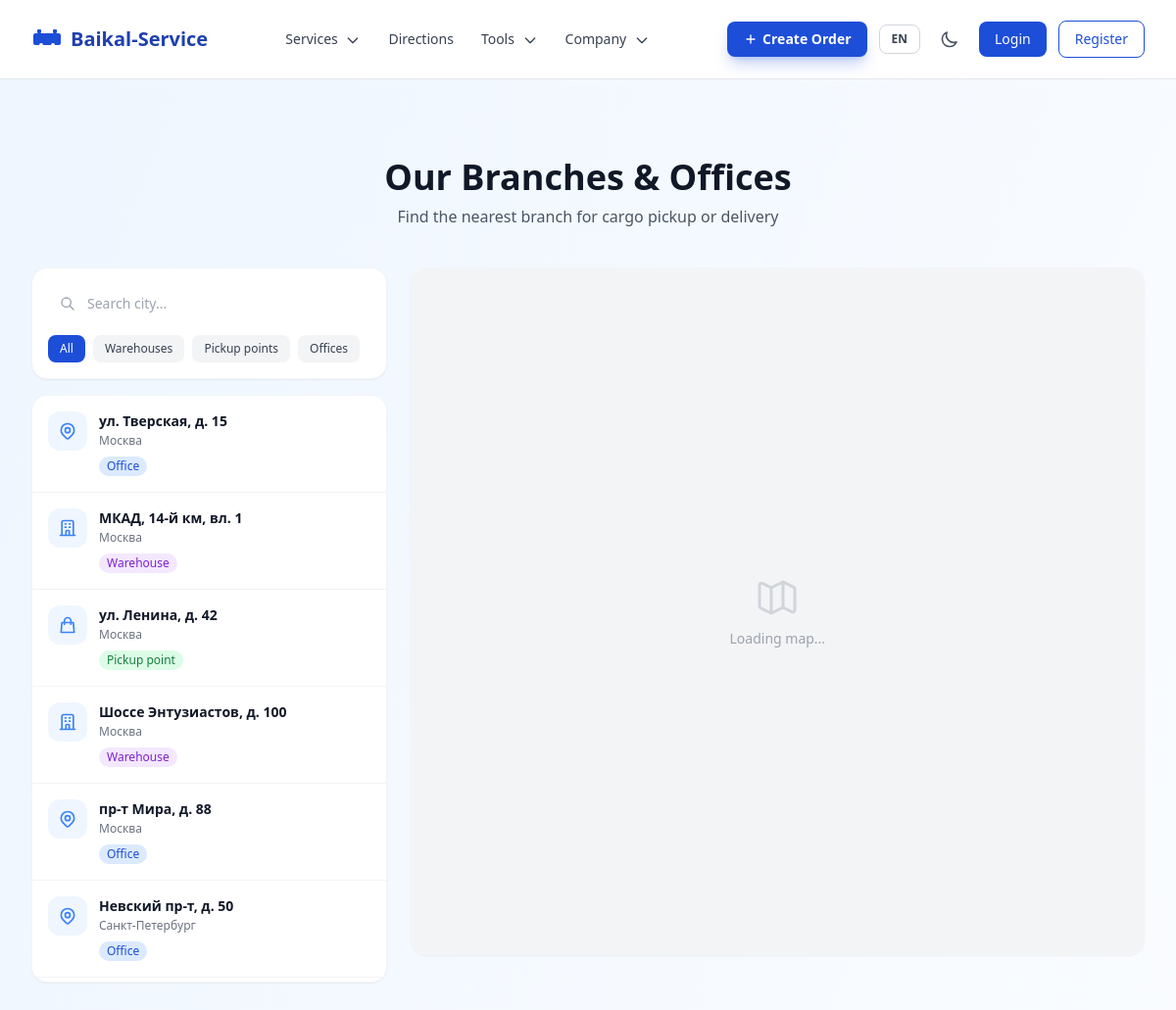
The page /ru/geo/ on the database its author committed.
### apps/geo/models.py (models this page shows, shortened)
class Branch(models.Model):
    class BranchType(models.TextChoices):
        WAREHOUSE = 'warehouse', _('Warehouse')
        PICKUP_POINT = 'pickup_point', _('Pickup point')
        OFFICE = 'office', _('Office')
    city = models.ForeignKey(City, on_delete=models.CASCADE, related_name='branches', verbose_name=_('City'))
    branch_type = models.CharField(max_length=20, choices=BranchType.choices, verbose_name=_('Branch type'))
    address = models.CharField(max_length=500, verbose_name=_('Address'))
    address_en = models.CharField(max_length=500, blank=True, verbose_name=_('Address (EN)'))
    phone = models.CharField(max_length=20, blank=True, verbose_name=_('Phone'))
    email = models.EmailField(blank=True, verbose_name=_('Email'))
    working_hours = models.JSONField(blank=True, default=dict, verbose_name=_('Working hours'))
    latitude = models.FloatField(verbose_name=_('Latitude'))
    longitude = models.FloatField(verbose_name=_('Longitude'))
    is_active = models.BooleanField(default=True, verbose_name=_('Active'))
    has_pickup = models.BooleanField(default=False, verbose_name=_('Pickup available'))
    has_delivery = models.BooleanField(default=False, verbose_name=_('Delivery available'))
    has_loading_equipment = models.BooleanField(default=False, verbose_name=_('Loading equipment'))
    class Meta:
        verbose_name = _('Branch')
        verbose_name_plural = _('Branches')

class City(models.Model):
    name = models.CharField(max_length=255, unique=True, verbose_name=_('Name'))
    name_en = models.CharField(max_length=255, blank=True, verbose_name=_('Name (EN)'))
    region = models.CharField(max_length=255, blank=True, verbose_name=_('Region'))
    region_en = models.CharField(max_length=255, blank=True, verbose_name=_('Region (EN)'))
    latitude = models.FloatField(verbose_name=_('Latitude'))
    longitude = models.FloatField(verbose_name=_('Longitude'))
    is_active = models.BooleanField(default=True, verbose_name=_('Active'))
    timezone = models.CharField(max_length=50, blank=True, verbose_name=_('Timezone'))
    country = models.CharField(max_length=100, default='RU', verbose_name=_('Country'))
    class Meta:
        verbose_name = _('City')
        verbose_name_plural = _('Cities')
        ordering = ['name']
    def get_localized_name(self, language='ru'):
        if language == 'en' and self.name_en:
            return self.name_en
        return self.name

### apps/geo/views.py (the view)
# urls.py: path('', views.BranchMapView.as_view(), name='branches'),
class BranchMapView(ListView):
    model = Branch
    template_name = 'pages/geo/branches.html'
    context_object_name = 'branches'
    def get_queryset(self):
        return Branch.objects.filter(is_active=True).select_related('city').prefetch_related('images')

### apps/core/context_processors.py (called while the page is built)
def site_settings(request):
    return {
        'SITE_NAME': 'Baikal-Service',
        'SITE_DESCRIPTION': 'Logistics and cargo transportation across Russia and CIS',
        'theme': getattr(request, 'theme', 'light'),
        'DEBUG': settings.DEBUG,
    }

### apps/core/templatetags/i18n_extras.py (called while the page is built, shortened)
@register.filter
def localized(obj, language=None):
    if language is None:
        language = translation.get_language()
    lang_code = language[:2] if language else 'ru'
    if hasattr(obj, 'get_localized_name'):
        return obj.get_localized_name(lang_code)

@register.filter
def localized_field(obj, field_name):
    language = translation.get_language()
    lang_code = language[:2] if language else 'ru'
    if lang_code == 'en':
        en_field = f'{field_name}_en'
        if hasattr(obj, en_field):
            value = getattr(obj, en_field)
            if value:
                return value
    return getattr(obj, field_name, '')

@register.filter
def js_float(value):
    if value is None:
        return '0'
    try:
        return f'{float(value):.6f}'.rstrip('0').rstrip('.')
    except (ValueError, TypeError):
        return '0'

### templates/pages/geo/branches.html (shortened to what this page needs)
{% extends 'base.html' %}{% load i18n static i18n_extras %}
{% block extra_head %}
<link rel="stylesheet" href="https://unpkg.com/maplibre-gl@4.7.1/dist/maplibre-gl.css" />
{% endblock %}
{% block content %}
<div class="bg-gradient-to-br from-baikal-50 to-white dark:from-gray-900 dark:to-gray-800 min-h-screen">
  <div class="max-w-7xl mx-auto px-4 sm:px-6 lg:px-8 py-12 lg:py-20">
    <h1 class="text-3xl lg:text-4xl font-bold text-gray-900 dark:text-white text-center mb-2">{% translate 'Our Branches & Offices' %}</h1>
    <p class="text-gray-600 dark:text-gray-400 text-center max-w-2xl mx-auto mb-10">{% translate 'Find the nearest branch for cargo pickup or delivery' %}</p>
    <div class="grid grid-cols-1 lg:grid-cols-3 gap-6">
      <div class="lg:col-span-1 space-y-4">
        <div class="bg-white dark:bg-gray-800 rounded-2xl shadow-sm border border-gray-100 dark:border-gray-700 p-4">
          <div class="relative">
            <svg class="absolute left-3 top-1/2 -translate-y-1/2 w-4 h-4 text-gray-400" fill="none" stroke="currentColor" viewBox="0 0 24 24"><path stroke-linecap="round" stroke-linejoin="round" stroke-width="2" d="M21 21l-6-6m2-5a7 7 0 11-14 0 7 7 0 0114 0z"/></svg>
            <input type="text" id="branch-search" placeholder="{% translate 'Search city...' %}" class="w-full pl-10 pr-4 py-2.5 rounded-xl border-gray-300 dark:border-gray-600 bg-white dark:bg-gray-700 text-gray-900 dark:text-gray-100 text-sm focus:ring-2 focus:ring-baikal-500 focus:border-baikal-500 transition-colors">
          </div>
          <div class="flex flex-wrap gap-2 mt-3">
            <button type="button" class="filter-btn active px-3 py-1.5 text-xs font-medium rounded-lg bg-baikal-600 text-white transition-colors" data-filter="all">{% translate 'All' %}</button>
            <button type="button" class="filter-btn px-3 py-1.5 text-xs font-medium rounded-lg bg-gray-100 dark:bg-gray-700 text-gray-700 dark:text-gray-300 hover:bg-gray-200 dark:hover:bg-gray-600 transition-colors" data-filter="warehouse">{% translate 'Warehouses' %}</button>
            <button type="button" class="filter-btn px-3 py-1.5 text-xs font-medium rounded-lg bg-gray-100 dark:bg-gray-700 text-gray-700 dark:text-gray-300 hover:bg-gray-200 dark:hover:bg-gray-600 transition-colors" data-filter="pickup_point">{% translate 'Pickup points' %}</button>
            <button type="button" class="filter-btn px-3 py-1.5 text-xs font-medium rounded-lg bg-gray-100 dark:bg-gray-700 text-gray-700 dark:text-gray-300 hover:bg-gray-200 dark:hover:bg-gray-600 transition-colors" data-filter="office">{% translate 'Offices' %}</button>
          </div>
        </div>
        <div class="bg-white dark:bg-gray-800 rounded-2xl shadow-sm border border-gray-100 dark:border-gray-700 divide-y divide-gray-100 dark:divide-gray-700 max-h-[600px] overflow-y-auto">
          {% for branch in branches %}
          <div class="branch-item p-4 hover:bg-gray-50 dark:hover:bg-gray-700 transition-colors cursor-pointer" data-branch-id="{{ branch.id }}" data-lat="{{ branch.latitude|js_float }}" data-lng="{{ branch.longitude|js_float }}">
            <div class="flex items-start gap-3">
              <div class="w-10 h-10 rounded-xl bg-baikal-50 dark:bg-baikal-900/30 flex items-center justify-center flex-shrink-0">
                {% if branch.branch_type == 'warehouse' %}
                <svg class="w-5 h-5 text-baikal-500" fill="none" stroke="currentColor" viewBox="0 0 24 24"><path stroke-linecap="round" stroke-linejoin="round" stroke-width="2" d="M19 21V5a2 2 0 00-2-2H7a2 2 0 00-2 2v16m14 0h2m-2 0h-5m-9 0H3m2 0h5M9 7h1m-1 4h1m4-4h1m-1 4h1m-5 10v-5a1 1 0 011-1h2a1 1 0 011 1v5m-4 0h4"/></svg>
                {% elif branch.branch_type == 'pickup_point' %}
                <svg class="w-5 h-5 text-baikal-500" fill="none" stroke="currentColor" viewBox="0 0 24 24"><path stroke-linecap="round" stroke-linejoin="round" stroke-width="2" d="M16 11V7a4 4 0 00-8 0v4M5 9h14l1 12H4L5 9z"/></svg>
                {% endif %}
              </div>
              <div class="min-w-0">
                <p class="font-semibold text-gray-900 dark:text-white text-sm">{{ branch|localized_field:'address' }}</p>
                <p class="text-xs text-gray-500 dark:text-gray-400 mt-0.5">{{ branch.city|localized }}</p>
                <div class="flex flex-wrap gap-1.5 mt-2">
                  <span class="text-xs px-2 py-0.5 rounded-full {% if branch.branch_type == 'warehouse' %}bg-purple-100 dark:bg-purple-900/30 text-purple-700 dark:text-purple-400{% elif branch.branch_type == 'pickup_point' %}bg-green-100 dark:bg-green-900/30 text-green-700 dark:text-green-400{% else %}bg-blue-100 dark:bg-blue-900/30 text-blue-700 dark:text-blue-400{% endif %}">
                    {{ branch.get_branch_type_display }}
                  </span>
                </div>
              </div>
            </div>
          </div>
          {% empty %}
          <div class="p-6 text-center text-sm text-gray-500 dark:text-gray-400">{% translate 'No branches found.' %}</div>
          {% endfor %}
        </div>
      </div>
      <div class="lg:col-span-2">
        <div class="bg-white dark:bg-gray-800 rounded-2xl shadow-sm border border-gray-100 dark:border-gray-700 overflow-hidden sticky top-24">
          <div id="branches-map" class="w-full h-[600px] lg:h-[700px] bg-gray-100 dark:bg-gray-900">
            <div class="flex items-center justify-center h-full">
              <div class="text-center">
                <p class="text-sm text-gray-400">{% translate 'Loading map...' %}</p>
              </div>
            </div>
          </div>
        </div>
      </div>
    </div>
  </div>
</div>
{% endblock %}

### static/css/styles.css (style rules this page uses)
html { line-height: 1.5; -webkit-text-size-adjust: 100%; -moz-tab-size: 4; tab-size: 4; font-family: 'Inter', ui-sans-serif, system-ui, sans-serif; font-feature-settings: normal; font-variation-settings: normal; -webkit-tap-highlight-color: transparent; }
body { margin: 0; line-height: inherit; }

### rows shown on the page
Branch: address "ул. Тверская, д. 15", city "Москва", branch_type "Office"
Branch: address "МКАД, 14-й км, вл. 1", city "Москва", branch_type "Warehouse"
Branch: address "ул. Ленина, д. 42", city "Москва", branch_type "Pickup point"
Branch: address "Шоссе Энтузиастов, д. 100", city "Москва", branch_type "Warehouse"
Branch: address "пр-т Мира, д. 88", city "Москва", branch_type "Office"
Branch: address "Невский пр-т, д. 50", city "Санкт-Петербург", branch_type "Office"
